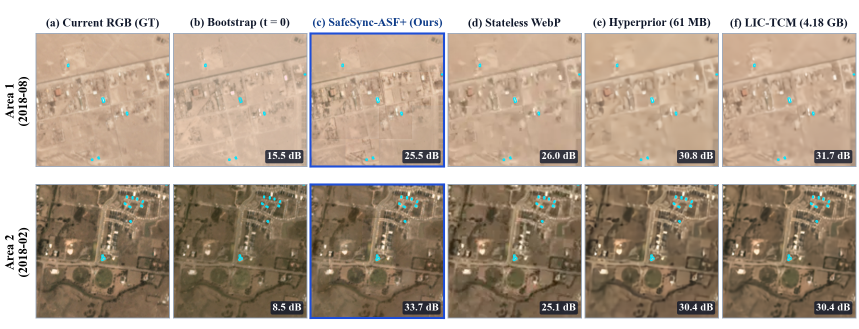
#> input picture assets/receiver_crops.png, 1718 x 657 px, found by its file name (shown at 1/2 size)
$ python draw_layered_method.py
#> lines starting #> are read from the running program, lines starting #| are printed output that depends on the picture
"""Publication-grade overall framework diagram for SafeSync (Figure 1).

Rendered at TRUE 1:1 IEEE double-column width (7.16 x 4.55 inches) so that every
Comic Sans MS font size (6.6--8.6 pt) is the exact physical print size on the page.
Combines real SpaceNet 7 RGB/coarse/detail patches, isometric satellite & ground
station illustrations, a 6x6 spatial routing grid, unit-sphere geometry, and
Mahalanobis prototype calibration diagrams with zero overlapping elements.
"""
from __future__ import annotations

from pathlib import Path
import matplotlib
matplotlib.use("Agg")
import matplotlib.pyplot as plt
from matplotlib import font_manager
from matplotlib.patches import FancyBboxPatch, FancyArrowPatch, Circle, Ellipse, Rectangle
import numpy as np
from PIL import Image

ROOT = Path(__file__).resolve().parents[1]


def _load_comic_sans() -> str:
    for candidate in (
        Path(r"C:\Windows\Fonts\comic.ttf"),
        Path(r"C:\Windows\Fonts\comicbd.ttf"),
    ):
        if candidate.is_file():
            font_manager.fontManager.addfont(str(candidate))
    available = {f.name for f in font_manager.fontManager.ttflist}
    return "Comic Sans MS" if "Comic Sans MS" in available else "DejaVu Sans"


def _load_satellite_and_ground_icons():
    icon_sheet = ROOT / "paper/figures/icons_space_ground.png"
    if not icon_sheet.is_file():
        return None, None
    rgba = np.array(Image.open(icon_sheet).convert("RGBA"))
    h, w, _ = rgba.shape
    white_mask = (rgba[:, :, 0] > 244) & (rgba[:, :, 1] > 244) & (rgba[:, :, 2] > 244)
    rgba[white_mask, 3] = 0

    # [7 lines left out: function trim, not called in this run]

    return trim(rgba[:, : int(w * 0.49)]), trim(rgba[:, int(w * 0.51) :])


def _load_real_rs_patches():
    gt_direct = ROOT / "data/spacenet7_pilot/train/L15-1848E-0793N_7394_5018_13/images_masked/global_monthly_2018_02_mosaic_L15-1848E-0793N_7394_5018_13.tif"
    crops_path = ROOT / "paper/figures/receiver_crops.png"
    patch = None
    if gt_direct.is_file():
        try:
            img = np.array(Image.open(gt_direct).convert("RGB"), dtype=np.float32) / 255.0
            patch = img[768:1024, 413:669]
        except Exception:
            patch = None
    if patch is None and crops_path.is_file():
        img = np.array(Image.open(crops_path).convert("RGB"), dtype=np.float32) / 255.0
        h, w, _ = img.shape
        patch = img[int(h * 0.54):int(h * 0.94), int(w * 0.045):int(w * 0.195)]
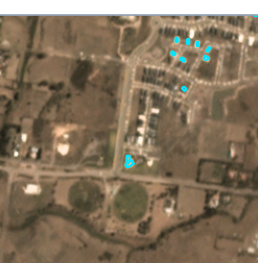
#> patch: shape (263, 258, 3) float32; mean R, G, B 0.518, 0.448, 0.361
    if patch is not None:
        patch = np.array(
            Image.fromarray((np.clip(patch, 0, 1) * 255).astype(np.uint8)).resize((128, 128), Image.BICUBIC),
            dtype=np.float32,
        ) / 255.0
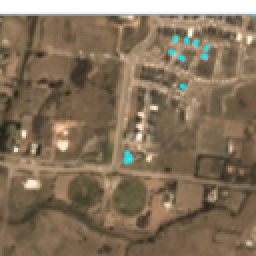
#> patch: shape (128, 128, 3) float32 (shown 2 times larger); mean R, G, B 0.518, 0.448, 0.36
    else:
        rng = np.random.default_rng(2026)
        patch = np.clip(0.45 + 0.18 * rng.standard_normal((128, 128, 3)), 0, 1)
    coarse_small = patch.reshape(8, 16, 8, 16, 3).mean(axis=(1, 3))
    coarse = np.repeat(np.repeat(coarse_small, 16, axis=0), 16, axis=1)
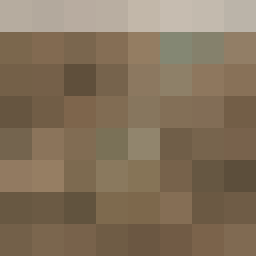
#> coarse: shape (128, 128, 3) float32 (shown 2 times larger); mean of channels 0, 1, 2 0.518, 0.448, 0.36; drawn as R, G, B
    detail_vis = np.clip(0.5 + 3.2 * (patch - coarse), 0.0, 1.0)
#> (the rest of the program and of its run is left out)
